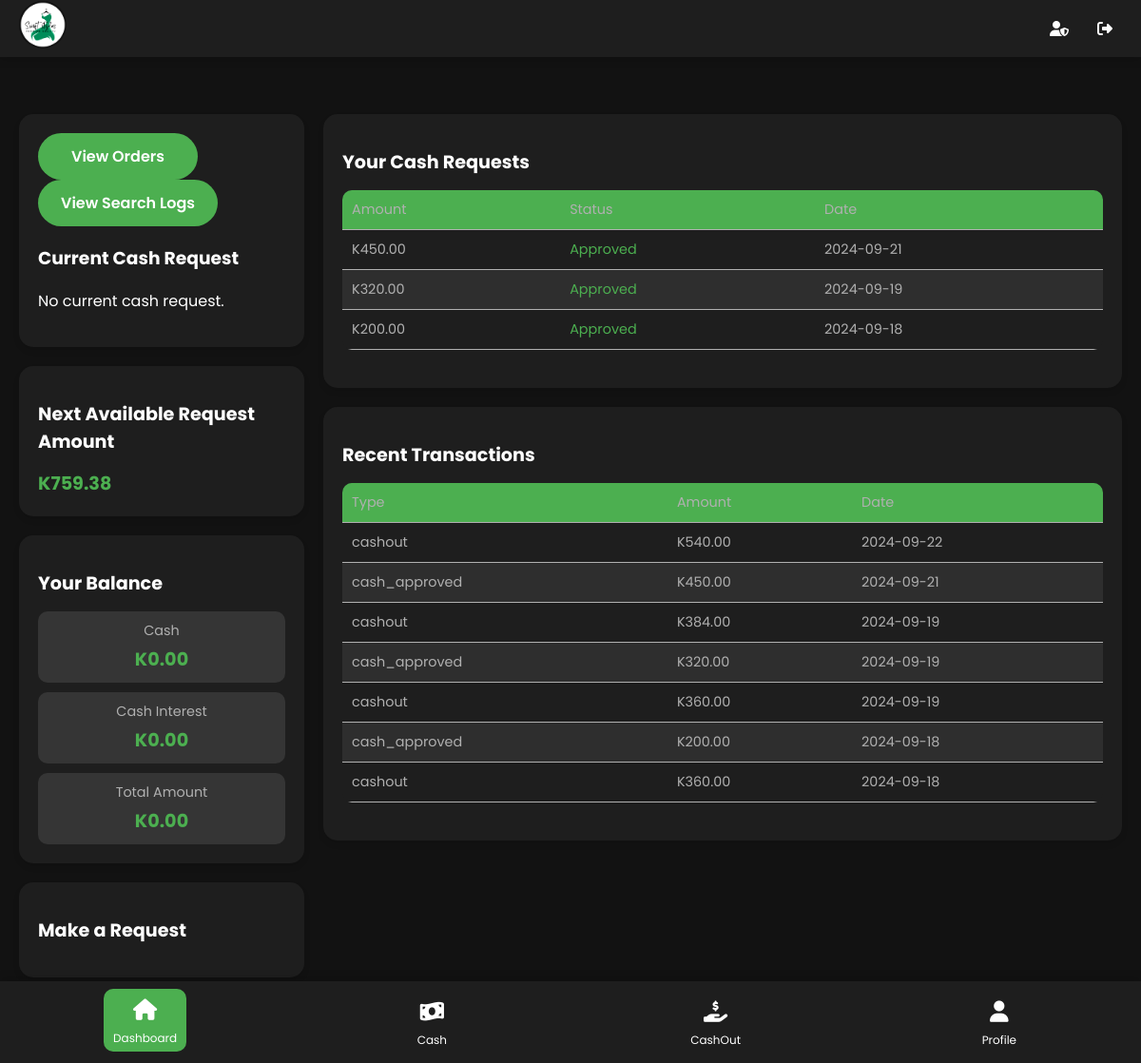
The app's page /dashboard/ (signed in) with its own data.
### mma/models.py (models this page shows, shortened)
class Balance(models.Model):
    agent = models.OneToOneField(CustomUser, on_delete=models.CASCADE)
    request_limit = models.DecimalField(max_digits=10, decimal_places=2, default=100)
    cash = models.DecimalField(max_digits=10, decimal_places=2, default=0)
    last_cashout = models.DateField(null=True, blank=True)
    float = models.DecimalField(max_digits=10, decimal_places=2, default=0)
    interest = models.DecimalField(max_digits=10, decimal_places=2, default=0)

class CashRequest(models.Model):
    agent = models.ForeignKey(CustomUser, on_delete=models.CASCADE)
    amount = models.DecimalField(max_digits=10, decimal_places=2)
    is_approved = models.BooleanField(default=False)
    created_at = models.DateTimeField(auto_now_add=True)
    expiration_date = models.DateTimeField(null=True, blank=True)

class Transaction(models.Model):
    agent = models.ForeignKey(CustomUser, on_delete=models.CASCADE)
    amount = models.DecimalField(max_digits=10, decimal_places=2)
    transaction_type = models.CharField(max_length=20)  # e.g., 'float_request', 'cash_request', 'cashout'
    created_at = models.DateTimeField(auto_now_add=True)

### mma/views.py (the view)
# urls.py: path('dashboard/', views.dashboard, name='dashboard'),
@login_required
def dashboard(request):
    agent = request.user
    balance, created = Balance.objects.get_or_create(agent=agent)
    latest_cashout = CashoutRequest.objects.filter(agent=agent, is_approved=True).order_by('-created_at').first()
    current_cash_request = CashRequest.objects.filter(agent=agent, is_approved=False).order_by('-created_at').first()
    days_until_expiration = None
    if current_cash_request and current_cash_request.expiration_date:
        now = timezone.now()
        time_left = current_cash_request.expiration_date - now
        days_until_expiration = max(0, time_left.days)
    cash_interest = calculate_interest(balance.cash)  # Ensure this function is defined or imported
    total_amount = balance.cash + cash_interest
    today = timezone.now().date()
    today_transactions = Transaction.objects.filter(agent=agent, created_at__date=today)
    total_transactions = today_transactions.count()
    total_volume = today_transactions.aggregate(Sum('amount'))['amount__sum'] or 0
    context = {
        'balance': balance,
        'latest_cashout': latest_cashout,
        'current_cash_request': current_cash_request,
        'days_until_expiration': days_until_expiration,
        'total_transactions': total_transactions,
        'total_volume': total_volume,
        'cash_requests': CashRequest.objects.filter(agent=agent).order_by('-created_at')[:5],
        'recent_transactions': Transaction.objects.filter(agent=agent).order_by('-created_at')[:10],
        'cash_interest': cash_interest,
        'total_amount': total_amount,
    }
    return render(request, 'mma/dashboard.html', context)

### mma/views.py (called while the page is built)
def calculate_interest(total_requested):
    return total_requested * Decimal('0.20')

### mma/templates/mma/dashboard.html (shortened to what this page needs)
{% extends "mma/base.html" %}
{% block content %}
<div class="dashboard-container">
    <div class="left-column">
 <div class="card">
 <div class="button-container">
    <a href="{% url 'order_list' %}" class="button btn btn-primary">View Orders</a>
    <a href="{% url 'search_logs' %}" class="button btn btn-secondary">View Search Logs</a>
</div>
<h3>Current Cash Request</h3>
    {% if current_cash_request %}
        <div class="cash-request">
            <p>Amount: K{{ current_cash_request.amount|floatformat:2 }}</p>
            {% if current_cash_request.is_approved %}
                <p>Status: Approved</p>
                {% if current_cash_request.expiration_date %}
                    <p>Expiration Date: {{ current_cash_request.expiration_date|date:"Y-m-d" }}</p>
                    <p>Days until expiration:
                        {% if days_until_expiration is not None %}
                            {{ days_until_expiration }} days remaining
                        {% else %}
                            Expired
                        {% endif %}
                    </p>
                {% else %}
                    <p>Expiration date not set</p>
                {% endif %}
            {% else %}
                <p>Status: Pending approval</p>
            {% endif %}
        </div>
    {% else %}
        <p>No current cash request.</p>
    {% endif %}
</div>
        <div class="card">
            <h2>Next Available Request Amount</h2>
            <div class="balance-amount">K{{ balance.request_limit|floatformat:2 }}</div>
        </div>
        <div class="card">
            <h2>Your Balance</h2>
            <div class="balance-section">
                <div class="balance-item">
                    <div class="balance-label">Cash</div>
                    <div class="balance-amount">K{{ balance.cash|floatformat:2 }}</div>
                </div>
                <div class="balance-item">
                    <div class="balance-label">Cash Interest</div>
                    <div class="balance-amount">K{{ cash_interest|floatformat:2 }}</div>
                </div>
                <div class="balance-item">
                    <div class="balance-label">Total Amount</div>
                    <div class="balance-amount">K{{ total_amount|floatformat:2 }}</div>
                </div>
            </div>
        </div>
        <div class="card">
            <h2>Make a Request</h2>
        </div>
    </div>
    <div class="right-column">
        <div class="card">
            <h2>Your Cash Requests</h2>
            <div class="table-responsive">
                <table>
                    <thead>
                        <tr>
                            <th>Amount</th>
                            <th>Status</th>
                            <th>Date</th>
                        </tr>
                    </thead>
                    <tbody>
                        {% for request in cash_requests %}
                        <tr>
                            <td>K{{ request.amount }}</td>
                            <td class="{% if request.is_approved %}status-approved{% else %}status-pending{% endif %}">
                                {% if request.is_approved %}Approved{% else %}Pending{% endif %}
                            </td>
                            <td>{{ request.created_at|date:"Y-m-d" }}</td>
                        </tr>
                        {% empty %}
                        <tr>
                            <td colspan="3">No cash requests yet.</td>
                        </tr>
                        {% endfor %}
                    </tbody>
                </table>
            </div>
        </div>
        <div class="card">
            <h2>Recent Transactions</h2>
            <div class="table-responsive">
                <table>
                    <thead>
                        <tr>
                            <th>Type</th>
                            <th>Amount</th>
                            <th>Date</th>
                        </tr>
                    </thead>
                    <tbody>
                        {% for transaction in recent_transactions %}
                        <tr>
                            <td>{{ transaction.transaction_type }}</td>
                            <td>K{{ transaction.amount }}</td>
                            <td>{{ transaction.created_at|date:"Y-m-d" }}</td>
                        </tr>
                        {% empty %}
                        <tr>
                            <td colspan="3">No transactions yet.</td>
                        </tr>
                        {% endfor %}
                    </tbody>
                </table>
            </div>
        </div>
    </div>
</div>
{% endblock %}

### mma/templates/mma/base.html (style rules this page uses)
:root { --primary-color: #4CAF50; --secondary-color: #2196F3; --background-color: #121212; --card-background: #1E1E1E; --text-color: #FFFFFF; --secondary-text: #B0B0B0; --nav-height: 60px; --table-header-bg: #333; --table-row-bg: #1E1E1E; --table-row-alt-bg: #2E2E2E; }
body { font-family: 'Poppins', sans-serif; background-color: var(--background-color); color: var(--text-color); margin: 0; padding: 0; padding-top: var(--nav-height); padding-bottom: 70px; }
.card { background-color: var(--card-background); border-radius: 15px; padding: 20px; box-shadow: 0 4px 15px rgba(0, 0, 0, 0.1); transition: transform 0.3s, box-shadow 0.3s; }
.btn { background-color: var(--primary-color); color: var(--text-color); border: none; border-radius: 25px; padding: 12px 24px; cursor: pointer; font-weight: 600; text-decoration: none; display: inline-block; transition: background-color 0.3s, transform 0.3s, box-shadow 0.3s; text-align: center; }
table { width: 100%; border-collapse: separate; border-spacing: 0; margin-bottom: 20px; border-radius: 10px; overflow: hidden; }
th, td { padding: 15px; text-align: left; }
thead { background-color: var(--primary-color); }
tbody tr:nth-child(odd) { background-color: var(--table-row-bg); }
tbody tr:nth-child(even) { background-color: var(--table-row-alt-bg); }
th { color: var(--text-color); font-weight: 600; }
td { color: var(--secondary-text); }

### mma/templates/mma/dashboard.html (style rules this page uses)
.dashboard-container { display: flex; flex-direction: column; gap: 20px; }
.card { background-color: var(--card-background); border-radius: 15px; padding: 20px; margin-bottom: 20px; box-shadow: 0 4px 6px rgba(0, 0, 0, 0.1); }
h2 { color: var(--text-color); margin-bottom: 15px; font-size: 1.2rem; }
.balance-section { display: flex; flex-wrap: wrap; justify-content: space-between; gap: 10px; }
.balance-item { flex: 1; min-width: 200px; text-align: center; padding: 10px; background-color: rgba(255, 255, 255, 0.1); border-radius: 10px; box-sizing: border-box; }
.balance-label { color: var(--secondary-text); font-size: 0.9em; margin-bottom: 5px; }
.balance-amount { color: var(--primary-color); font-size: 1.2em; font-weight: bold; }
.btn { flex: 1; min-width: 120px; text-align: center; }
table { width: 100%; border-collapse: collapse; font-size: 0.9em; }
th, td { padding: 10px; text-align: left; border-bottom: 1px solid var(--secondary-text); }
th { color: var(--secondary-text); font-weight: normal; }
.status-approved { color: #4CAF50; }
@media (min-width: 768px) { .dashboard-container { flex-direction: row; } }
@media (min-width: 768px) { .left-column, .right-column { flex: 1; } }
@media (min-width: 768px) { .left-column { max-width: 300px; } }

### records on screen
Balance: request_limit "759.38", cash "0.00"
CashRequest: amount "450.00", is_approved "Approved", created_at "2024-09-21"
CashRequest: amount "320.00", is_approved "Approved", created_at "2024-09-19"
CashRequest: amount "200.00", is_approved "Approved", created_at "2024-09-18"

### other values on screen
{{ cash_interest|floatformat:2 }} "0.00"
{{ total_amount|floatformat:2 }} "0.00"
